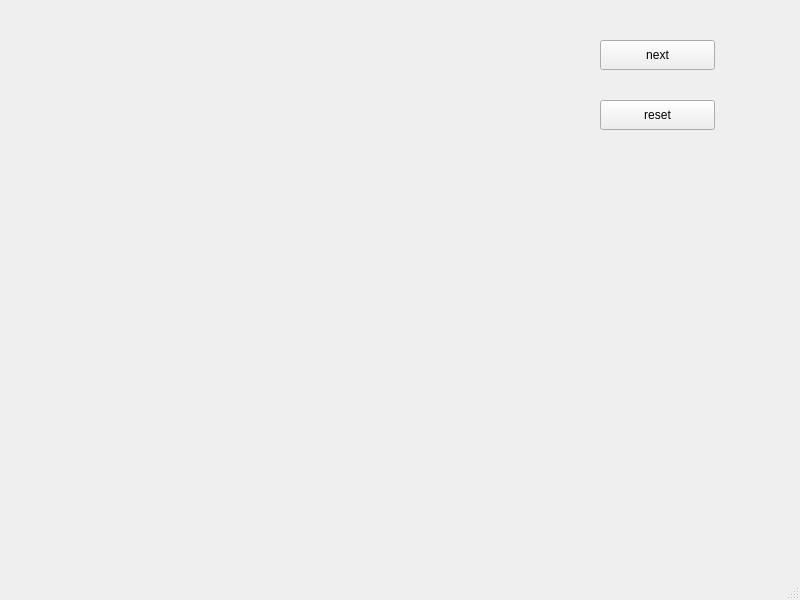
<?xml version="1.0" encoding="UTF-8"?>
<ui version="4.0">
 <class>MainWindow</class>
 <widget class="QMainWindow" name="MainWindow">
  <property name="geometry">
   <rect>
    <x>0</x>
    <y>0</y>
    <width>800</width>
    <height>600</height>
   </rect>
  </property>
  <property name="windowTitle">
   <string>MainWindow</string>
  </property>
  <widget class="QWidget" name="centralwidget">
   <widget class="QLabel" name="label">
    <property name="geometry">
     <rect>
      <x>0</x>
      <y>0</y>
      <width>471</width>
      <height>561</height>
     </rect>
    </property>
    <property name="text">
     <string/>
    </property>
   </widget>
   <widget class="QPushButton" name="pushButton">
    <property name="geometry">
     <rect>
      <x>600</x>
      <y>40</y>
      <width>115</width>
      <height>30</height>
     </rect>
    </property>
    <property name="text">
     <string>next</string>
    </property>
   </widget>
   <widget class="QPushButton" name="pushButton_2">
    <property name="geometry">
     <rect>
      <x>600</x>
      <y>100</y>
      <width>115</width>
      <height>30</height>
     </rect>
    </property>
    <property name="text">
     <string>reset</string>
    </property>
   </widget>
  </widget>
  <widget class="QMenuBar" name="menubar">
   <property name="geometry">
    <rect>
     <x>0</x>
     <y>0</y>
     <width>800</width>
     <height>35</height>
    </rect>
   </property>
  </widget>
  <widget class="QStatusBar" name="statusbar"/>
 </widget>
 <resources/>
 <connections>
  <connection>
   <sender>pushButton</sender>
   <signal>clicked()</signal>
   <receiver>MainWindow</receiver>
   <slot>next()</slot>
   <hints>
    <hint type="sourcelabel">
     <x>682</x>
     <y>92</y>
    </hint>
    <hint type="destinationlabel">
     <x>754</x>
     <y>90</y>
    </hint>
   </hints>
  </connection>
  <connection>
   <sender>pushButton_2</sender>
   <signal>clicked()</signal>
   <receiver>MainWindow</receiver>
   <slot>reset()</slot>
   <hints>
    <hint type="sourcelabel">
     <x>673</x>
     <y>148</y>
    </hint>
    <hint type="destinationlabel">
     <x>760</x>
     <y>150</y>
    </hint>
   </hints>
  </connection>
 </connections>
 <slots>
  <slot>next()</slot>
  <slot>reset()</slot>
 </slots>
</ui>
